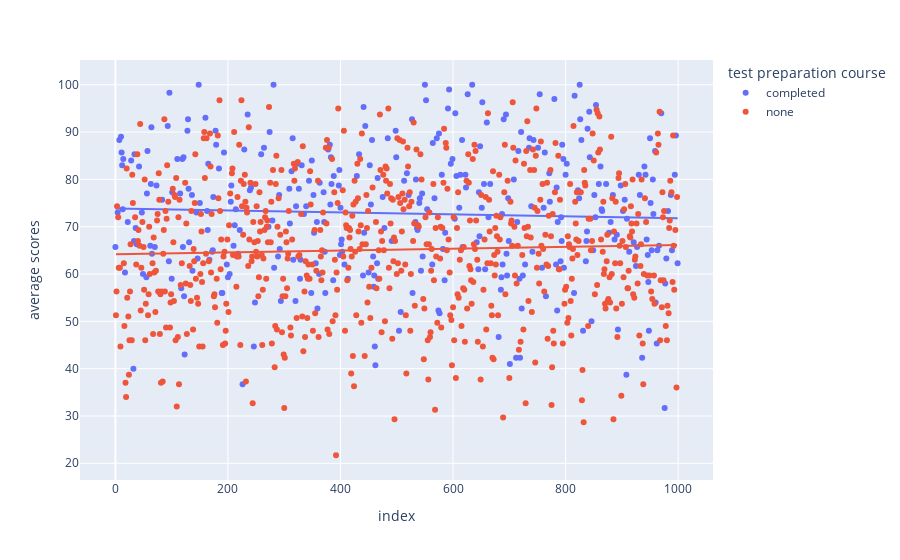

Notebook cell for this chart:
### Code cell
import plotly.express as px

fig = px.scatter(df, x=df.index, y="average scores", color="test preparation course", trendline="ols")
#gives the average score of all 3 exams for each student index value, color orange for no test prep and purple for test prep completed
fig.show()

### Figure 1 — Plotly figure (JSON) as saved in the notebook; plotly's stock layout.template omitted (floating-point values rounded to 4 significant figures; data arrays with more than 128 entries replaced by an {"elided": "..."} marker saying what was removed)
{"data": [{"hovertemplate": "test preparation course=completed<br>index=%{x}<br>average scores=%{y}<extra></extra>", "legendgroup": "completed", "marker": {"color": "#636efa", "symbol": "circle"}, "mode": "markers", "name": "completed", "orientation": "v", "showlegend": true, "type": "scatter", "x": {"elided": "335 int values"}, "xaxis": "x", "y": {"elided": "335 float values"}, "yaxis": "y"}, {"hovertemplate": "<b>OLS trendline</b><br>average scores = -0.00206607 * index + 73.8701<br>R<sup>2</sup>=0.001958<br><br>test preparation course=completed<br>index=%{x}<br>average scores=%{y} <b>(trend)</b><extra></extra>", "legendgroup": "completed", "marker": {"color": "#636efa", "symbol": "circle"}, "mode": "lines", "name": "completed", "showlegend": false, "type": "scatter", "x": {"elided": "335 int values"}, "xaxis": "x", "y": {"elided": "335 float values"}, "yaxis": "y"}, {"hovertemplate": "test preparation course=none<br>index=%{x}<br>average scores=%{y}<extra></extra>", "legendgroup": "none", "marker": {"color": "#EF553B", "symbol": "circle"}, "mode": "markers", "name": "none", "orientation": "v", "showlegend": true, "type": "scatter", "x": {"elided": "665 int values"}, "xaxis": "x", "y": {"elided": "665 float values"}, "yaxis": "y"}, {"hovertemplate": "<b>OLS trendline</b><br>average scores = 0.0019235 * index + 64.1891<br>R<sup>2</sup>=0.001500<br><br>test preparation course=none<br>index=%{x}<br>average scores=%{y} <b>(trend)</b><extra></extra>", "legendgroup": "none", "marker": {"color": "#EF553B", "symbol": "circle"}, "mode": "lines", "name": "none", "showlegend": false, "type": "scatter", "x": {"elided": "665 int values"}, "xaxis": "x", "y": {"elided": "665 float values"}, "yaxis": "y"}], "layout": {"legend": {"title": {"text": "test preparation course"}, "tracegroupgap": 0}, "margin": {"t": 60}, "xaxis": {"anchor": "y", "domain": [0, 1], "title": {"text": "index"}}, "yaxis": {"anchor": "x", "domain": [0, 1], "title": {"text": "average scores"}}}}
